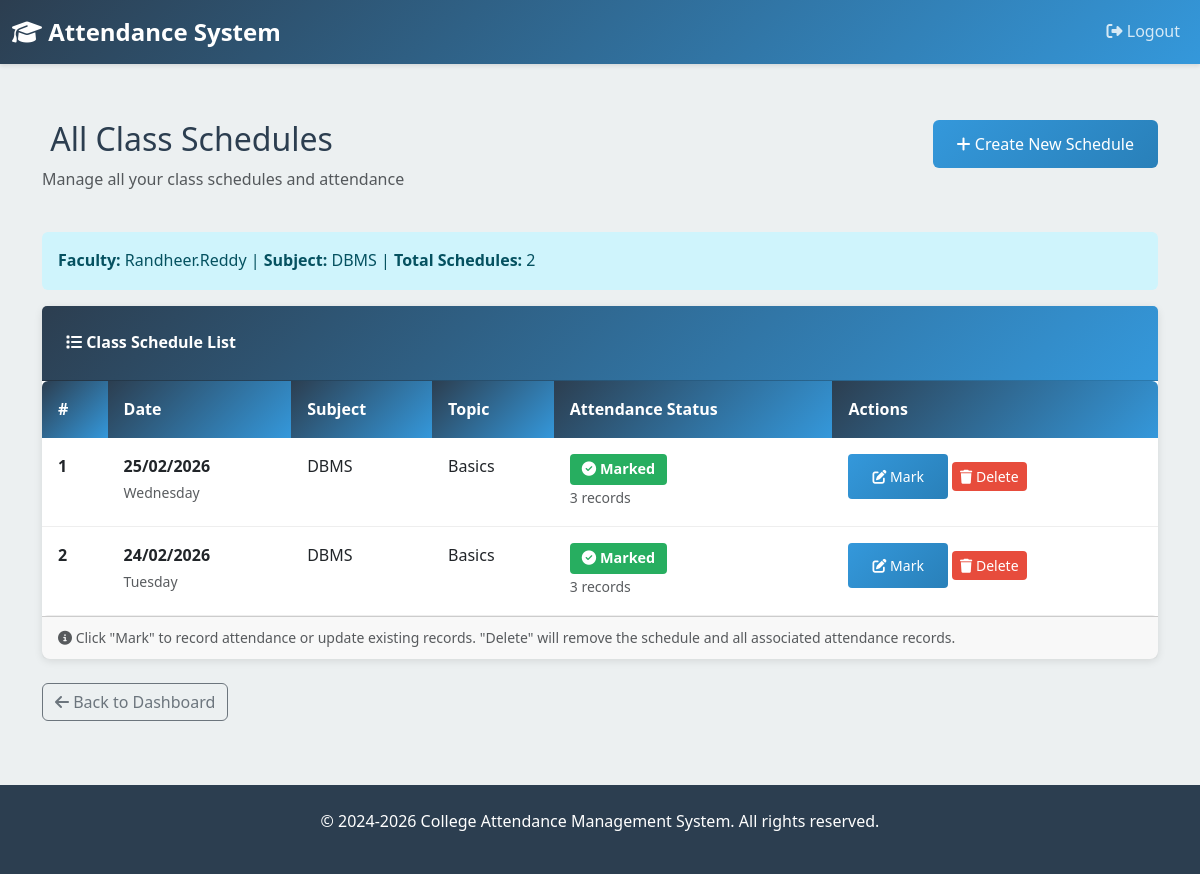
/faculty/schedule/all/ (signed in), run on the app's committed database.
### attendance/models.py (models this page shows, shortened)
class Faculty(models.Model):
    user = models.OneToOneField(User, on_delete=models.CASCADE, related_name='faculty_profile')
    name = models.CharField(max_length=100)
    subject = models.CharField(max_length=100)
    branch = models.CharField(max_length=10, choices=BRANCH_CHOICES)
    year = models.IntegerField(choices=YEAR_CHOICES)
    created_at = models.DateTimeField(auto_now_add=True)
    updated_at = models.DateTimeField(auto_now=True)
    class Meta:
        ordering = ['name']
        verbose_name = 'Faculty'
        verbose_name_plural = 'Faculty'

class Schedule(models.Model):
    faculty = models.ForeignKey(Faculty, on_delete=models.CASCADE, related_name='schedules')
    date = models.DateField(db_index=True)
    subject = models.CharField(max_length=100)
    topic = models.CharField(max_length=200)
    created_at = models.DateTimeField(auto_now_add=True)
    class Meta:
        ordering = ['-date']
        unique_together = ('faculty', 'date')  # No duplicate classes for same faculty on same day
        verbose_name = 'Schedule'
        verbose_name_plural = 'Schedules'

class Attendance(models.Model):
    student = models.ForeignKey(Student, on_delete=models.CASCADE, related_name='attendances')
    schedule = models.ForeignKey(Schedule, on_delete=models.CASCADE, related_name='attendances')
    status = models.CharField(max_length=1, choices=ATTENDANCE_STATUS_CHOICES, default='A')
    marked_at = models.DateTimeField(auto_now_add=True)
    updated_at = models.DateTimeField(auto_now=True)
    class Meta:
        unique_together = ('student', 'schedule')  # One attendance record per student per class
        ordering = ['-marked_at']
        verbose_name = 'Attendance'
        verbose_name_plural = 'Attendance Records'
        indexes = [
            models.Index(fields=['student', 'schedule']),
            models.Index(fields=['student', '-marked_at']),
        ]

### attendance/views.py (the view)
# urls.py: path('faculty/schedule/all/', views.view_all_schedules, name='view_all_schedules'),
@faculty_required
def view_all_schedules(request):
    faculty = request.user.faculty_profile
    schedules = Schedule.objects.filter(faculty=faculty).order_by('-date')
    context = {
        'schedules': schedules,
        'faculty': faculty,
    }
    return render(request, 'view_all_schedules.html', context)

### attendance/views.py (called while the page is built)
def faculty_required(view_func):
    @wraps(view_func)
    def wrapper(request, *args, **kwargs):
        if not request.user.is_authenticated:
            messages.error(request, 'Please login first.')
            return redirect('home')
        if not hasattr(request.user, 'faculty_profile'):
            messages.error(request, 'This page is for faculty only.')
            return redirect('home')
        return view_func(request, *args, **kwargs)
    return wrapper

### templates/view_all_schedules.html (shortened to what this page needs)
{% extends 'base.html' %}
{% block content %}
<div class="container mt-4">
    <div class="row mb-4">
        <div class="col">
            <h2 style="color: #2c3e50;">
                 All Class Schedules
            </h2>
            <p class="text-muted">Manage all your class schedules and attendance</p>
        </div>
        <div class="col-auto">
            <a href="{% url 'create_schedule' %}" class="btn btn-primary">
                <i class="fas fa-plus"></i> Create New Schedule
            </a>
        </div>
    </div>
    <div class="alert alert-info" role="alert">
        <strong>Faculty:</strong> {{ faculty.name }} |
        <strong>Subject:</strong> {{ faculty.subject }} |
        <strong>Total Schedules:</strong> {{ schedules|length }}
    </div>
    {% if schedules %}
    <div class="card">
        <div class="card-header">
            <i class="fas fa-list"></i> Class Schedule List
        </div>
        <div class="table-responsive">
            <table class="table table-hover mb-0">
                <thead>
                    <tr>
                        <th>#</th>
                        <th>Date</th>
                        <th>Subject</th>
                        <th>Topic</th>
                        <th>Attendance Status</th>
                        <th>Actions</th>
                    </tr>
                </thead>
                <tbody>
                    {% for schedule in schedules %}
                    <tr>
                        <td><strong>{{ forloop.counter }}</strong></td>
                        <td>
                            <strong>{{ schedule.date|date:"d/m/Y" }}</strong><br>
                            <small class="text-muted">{{ schedule.date|date:"l" }}</small>
                        </td>
                        <td>{{ schedule.subject }}</td>
                        <td>{{ schedule.topic }}</td>
                        <td>
                            {% if schedule.attendances.all|length > 0 %}
                            <span class="badge badge-success">
                                <i class="fas fa-check-circle"></i> Marked
                            </span>
                            <br>
                            <small class="text-muted">
                                {{ schedule.attendances.all|length }} records
                            </small>
                            {% else %}
                            <span class="badge badge-warning">
                                <i class="fas fa-exclamation-circle"></i> Pending
                            </span>
                            {% endif %}
                        </td>
                        <td>
                            <a href="{% url 'mark_attendance' schedule.id %}"
                               class="btn btn-sm btn-primary"
                               title="Mark or Update Attendance">
                                <i class="fas fa-edit"></i> Mark
                            </a>
                            <button class="btn btn-sm btn-danger"
                                    data-schedule-id="{{ schedule.id }}"
                                    onclick="deleteSchedule(this.getAttribute('data-schedule-id'))"
                                    title="Delete Schedule">
                                <i class="fas fa-trash"></i> Delete
                            </button>
                        </td>
                    </tr>
                    {% endfor %}
                </tbody>
            </table>
        </div>
        <div class="card-footer text-muted">
            <small>
                <i class="fas fa-info-circle"></i>
                Click "Mark" to record attendance or update existing records.
                "Delete" will remove the schedule and all associated attendance records.
            </small>
        </div>
    </div>
    {% else %}
    <div class="alert alert-warning" role="alert">
        <i class="fas fa-exclamation-triangle"></i>
        <strong>No schedules found.</strong>
        <a href="{% url 'create_schedule' %}" class="alert-link">Create your first schedule</a>
    </div>
    {% endif %}
    <div class="mt-4">
        <a href="{% url 'faculty_dashboard' %}" class="btn btn-outline-secondary">
            <i class="fas fa-arrow-left"></i> Back to Dashboard
        </a>
    </div>
</div>
{% endblock %}

### templates/base.html (style rules this page uses)
:root { --primary-color: #2c3e50; --secondary-color: #3498db; --success-color: #27ae60; --danger-color: #e74c3c; --warning-color: #f39c12; }
* { margin: 0; padding: 0; box-sizing: border-box; }
body { font-family: 'Segoe UI', Tahoma, Geneva, Verdana, sans-serif; background-color: #ecf0f1; color: #333; line-height: 1.6; }
.card { border: none; box-shadow: 0 2px 8px rgba(0,0,0,0.1); border-radius: 8px; transition: transform 0.3s ease, box-shadow 0.3s ease; }
.card-header { background: linear-gradient(135deg, var(--primary-color), var(--secondary-color)); color: white; border-radius: 8px 8px 0 0; padding: 1.5rem; font-weight: 600; }
.btn-primary { background: linear-gradient(135deg, var(--secondary-color), #2980b9); border: none; padding: 0.75rem 1.5rem; font-weight: 500; transition: all 0.3s ease; }
.btn-danger { background-color: var(--danger-color); border: none; }
.alert { border: none; border-radius: 6px; margin-top: 1rem; }
.badge { padding: 0.5rem 0.75rem; border-radius: 4px; font-size: 0.9rem; }
.badge-success { background-color: var(--success-color); }
.table { background: white; border-radius: 6px; overflow: hidden; }
.table thead th { background: linear-gradient(135deg, var(--primary-color), var(--secondary-color)); color: white; border: none; padding: 1rem; font-weight: 600; }
.table tbody td { padding: 1rem; border-bottom: 1px solid #eee; }

### templates/view_all_schedules.html (style rules this page uses)
.badge { padding: 0.5rem 0.75rem; }
.badge-success { background-color: #27ae60; color: white; }

### data on the page
Faculty: name "Randheer.Reddy", subject "DBMS"
Schedule: date "25/02/2026", date "Wednesday", subject "DBMS", topic "Basics", attendances.all|length "3"
Schedule: date "24/02/2026", date "Tuesday", subject "DBMS", topic "Basics", attendances.all|length "3"

### other printed values
{{ schedules|length }} "2"
